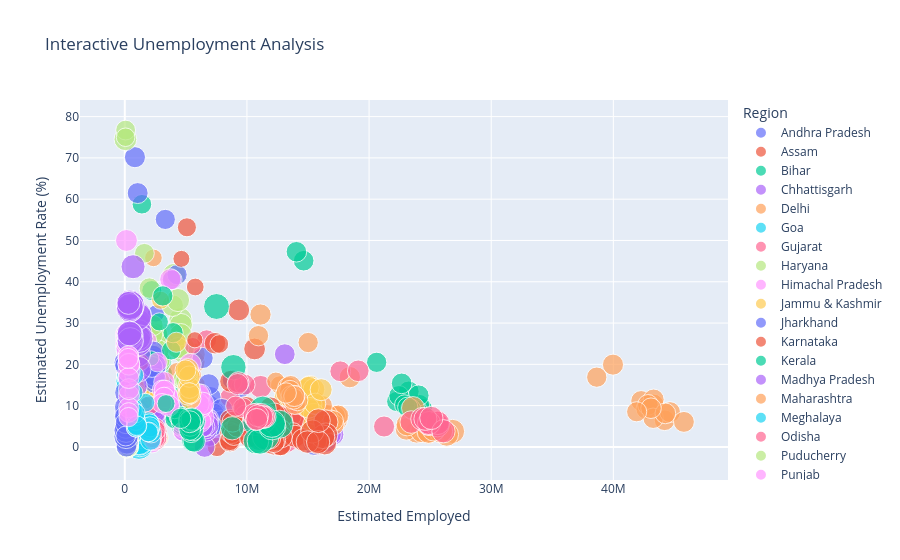

Notebook code cell kept with this figure:
### Code cell
fig = px.scatter(
    df,
    x='Estimated Employed',
    y='Estimated Unemployment Rate (%)',
    color='Region',
    size='Estimated Labour Participation Rate (%)',
    title="Interactive Unemployment Analysis"
)

fig.show()
